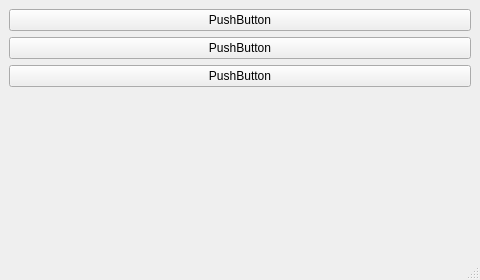
<?xml version="1.0" encoding="UTF-8"?>
<ui version="4.0">
 <class>MainWindow</class>
 <widget class="QMainWindow" name="MainWindow">
  <property name="geometry">
   <rect>
    <x>0</x>
    <y>0</y>
    <width>480</width>
    <height>280</height>
   </rect>
  </property>
  <property name="windowTitle">
   <string>MainWindow</string>
  </property>
  <widget class="QWidget" name="centralwidget">
   <layout class="QVBoxLayout" name="verticalLayout_2">
    <item>
     <widget class="QPushButton" name="pushButton">
      <property name="text">
       <string>PushButton</string>
      </property>
     </widget>
    </item>
    <item>
     <widget class="QPushButton" name="pushButton_1">
      <property name="text">
       <string>PushButton</string>
      </property>
     </widget>
    </item>
    <item>
     <widget class="QPushButton" name="pushButton_2">
      <property name="text">
       <string>PushButton</string>
      </property>
     </widget>
    </item>
    <item>
     <layout class="QVBoxLayout" name="verticalLayout">
      <item>
       <spacer name="verticalSpacer">
        <property name="orientation">
         <enum>Qt::Vertical</enum>
        </property>
        <property name="sizeHint" stdset="0">
         <size>
          <width>20</width>
          <height>40</height>
         </size>
        </property>
       </spacer>
      </item>
     </layout>
    </item>
   </layout>
  </widget>
  <widget class="QMenuBar" name="menubar">
   <property name="geometry">
    <rect>
     <x>0</x>
     <y>0</y>
     <width>480</width>
     <height>21</height>
    </rect>
   </property>
  </widget>
  <widget class="QStatusBar" name="statusbar"/>
 </widget>
 <resources/>
 <connections/>
</ui>
